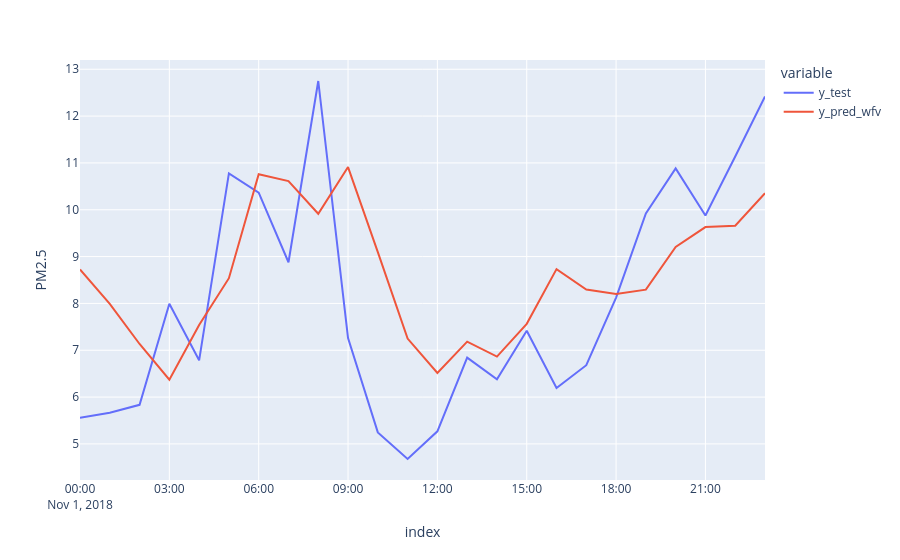

Notebook source saved alongside this figure:
### Code cell
df_predictions = pd.DataFrame({"y_test": y_test_arma, "y_pred_wfv": y_pred_wfv_arma})
fig = px.line(df_predictions, labels={"value": "PM2.5"})
fig.show()

### Figure 1 — Plotly figure (JSON) as saved in the notebook; plotly's stock layout.template omitted (floating-point values rounded to 4 significant figures)
{"data": [{"hovertemplate": "variable=y_test<br>index=%{x}<br>PM2.5=%{y}<extra></extra>", "legendgroup": "y_test", "line": {"color": "#636efa", "dash": "solid"}, "marker": {"symbol": "circle"}, "mode": "lines", "name": "y_test", "orientation": "v", "showlegend": true, "type": "scatter", "x": ["2018-11-01T00:00:00+03:00", "2018-11-01T01:00:00+03:00", "2018-11-01T02:00:00+03:00", "2018-11-01T03:00:00+03:00", "2018-11-01T04:00:00+03:00", "2018-11-01T05:00:00+03:00", "2018-11-01T06:00:00+03:00", "2018-11-01T07:00:00+03:00", "2018-11-01T08:00:00+03:00", "2018-11-01T09:00:00+03:00", "2018-11-01T10:00:00+03:00", "2018-11-01T11:00:00+03:00", "2018-11-01T12:00:00+03:00", "2018-11-01T13:00:00+03:00", "2018-11-01T14:00:00+03:00", "2018-11-01T15:00:00+03:00", "2018-11-01T16:00:00+03:00", "2018-11-01T17:00:00+03:00", "2018-11-01T18:00:00+03:00", "2018-11-01T19:00:00+03:00", "2018-11-01T20:00:00+03:00", "2018-11-01T21:00:00+03:00", "2018-11-01T22:00:00+03:00", "2018-11-01T23:00:00+03:00"], "xaxis": "x", "y": [5.556, 5.664, 5.835, 7.992, 6.785, 10.78, 10.37, 8.879, 12.75, 7.26, 5.246, 4.678, 5.269, 6.843, 6.381, 7.418, 6.193, 6.681, 8.124, 9.923, 10.88, 9.877, 11.14, 12.42], "yaxis": "y"}, {"hovertemplate": "variable=y_pred_wfv<br>index=%{x}<br>PM2.5=%{y}<extra></extra>", "legendgroup": "y_pred_wfv", "line": {"color": "#EF553B", "dash": "solid"}, "marker": {"symbol": "circle"}, "mode": "lines", "name": "y_pred_wfv", "orientation": "v", "showlegend": true, "type": "scatter", "x": ["2018-11-01T00:00:00+03:00", "2018-11-01T01:00:00+03:00", "2018-11-01T02:00:00+03:00", "2018-11-01T03:00:00+03:00", "2018-11-01T04:00:00+03:00", "2018-11-01T05:00:00+03:00", "2018-11-01T06:00:00+03:00", "2018-11-01T07:00:00+03:00", "2018-11-01T08:00:00+03:00", "2018-11-01T09:00:00+03:00", "2018-11-01T10:00:00+03:00", "2018-11-01T11:00:00+03:00", "2018-11-01T12:00:00+03:00", "2018-11-01T13:00:00+03:00", "2018-11-01T14:00:00+03:00", "2018-11-01T15:00:00+03:00", "2018-11-01T16:00:00+03:00", "2018-11-01T17:00:00+03:00", "2018-11-01T18:00:00+03:00", "2018-11-01T19:00:00+03:00", "2018-11-01T20:00:00+03:00", "2018-11-01T21:00:00+03:00", "2018-11-01T22:00:00+03:00", "2018-11-01T23:00:00+03:00"], "xaxis": "x", "y": [8.726, 7.989, 7.134, 6.372, 7.54, 8.539, 10.76, 10.61, 9.914, 10.91, 9.094, 7.25, 6.516, 7.184, 6.864, 7.564, 8.732, 8.296, 8.199, 8.294, 9.205, 9.63, 9.659, 10.35], "yaxis": "y"}], "layout": {"legend": {"title": {"text": "variable"}, "tracegroupgap": 0}, "margin": {"t": 60}, "xaxis": {"anchor": "y", "domain": [0, 1], "title": {"text": "index"}}, "yaxis": {"anchor": "x", "domain": [0, 1], "title": {"text": "PM2.5"}}}}
